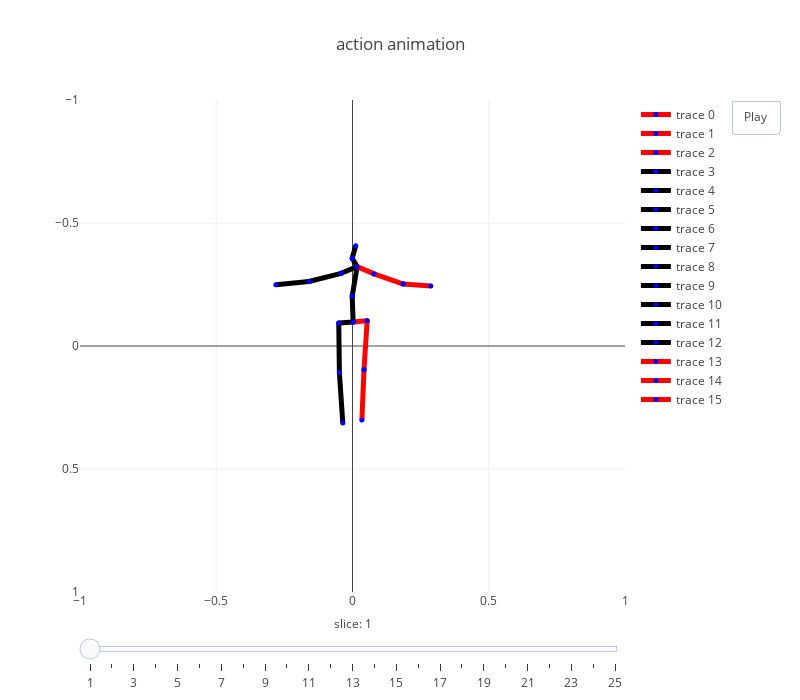

The cell this chart's notebook holds for it:
### Code cell
# projection 2d
pred_proj_2d = project_to_2d(predicted_3d_pos, cam_)
frames, layout = generate_frames_layout_2d(pred_proj_2d[0][::100], dataset.skeleton(), human36m_kpts_name, x_range=[-1, 1], y_range=[1, -1])
fig = dict(data=get_line_2d_segs(pred_proj_2d[0], 0, dataset.skeleton(), human36m_kpts_name), layout=layout, frames=frames)
plotly.offline.iplot(fig)

### Figure 1 — Plotly figure (JSON) as saved in the notebook; plotly's stock layout.template omitted (floating-point values rounded to 4 significant figures)
{"data": [{"line": {"color": "red", "width": 5}, "marker": {"color": "blue", "size": 5}, "text": ["RHip"], "type": "scatter", "uid": "14114c5f-2967-4277-b18f-4a120782e864", "x": [0.05387, 0.002325], "y": [-0.1031, -0.09786]}, {"line": {"color": "red", "width": 5}, "marker": {"color": "blue", "size": 5}, "text": ["RKnee"], "type": "scatter", "uid": "afda614a-e166-4dd0-bdde-0f2d4350f9c8", "x": [0.04225, 0.05387], "y": [0.09605, -0.1031]}, {"line": {"color": "red", "width": 5}, "marker": {"color": "blue", "size": 5}, "text": ["RAnkle"], "type": "scatter", "uid": "5f95a2cf-ba66-437e-8e3f-5c7bdb26be70", "x": [0.03449, 0.04225], "y": [0.3011, 0.09605]}, {"line": {"color": "black", "width": 5}, "marker": {"color": "blue", "size": 5}, "text": ["LHip"], "type": "scatter", "uid": "71a7e462-b90f-4cbc-b702-ef753316887c", "x": [-0.05039, 0.002325], "y": [-0.09311, -0.09786]}, {"line": {"color": "black", "width": 5}, "marker": {"color": "blue", "size": 5}, "text": ["LKnee"], "type": "scatter", "uid": "b2a601e8-c23f-4aed-8ceb-49c5019e00b2", "x": [-0.0481, -0.05039], "y": [0.1089, -0.09311]}, {"line": {"color": "black", "width": 5}, "marker": {"color": "blue", "size": 5}, "text": ["LAnkle"], "type": "scatter", "uid": "6c16bab1-6364-4490-bbb2-256d3ea35366", "x": [-0.03558, -0.0481], "y": [0.3132, 0.1089]}, {"line": {"color": "black", "width": 5}, "marker": {"color": "blue", "size": 5}, "text": ["Spine1"], "type": "scatter", "uid": "fe492c92-06d7-48ee-9127-9d3b0bcd366d", "x": [-0.001124, 0.002325], "y": [-0.2032, -0.09786]}, {"line": {"color": "black", "width": 5}, "marker": {"color": "blue", "size": 5}, "text": ["Neck"], "type": "scatter", "uid": "c8b44346-139c-4349-9bd2-dbc1df9c08d0", "x": [0.01711, -0.001124], "y": [-0.3226, -0.2032]}, {"line": {"color": "black", "width": 5}, "marker": {"color": "blue", "size": 5}, "text": ["Head"], "type": "scatter", "uid": "6f6c999b-4d06-46d6-a1cc-b5268cc7d36e", "x": [-0.001224, 0.01711], "y": [-0.3569, -0.3226]}, {"line": {"color": "black", "width": 5}, "marker": {"color": "blue", "size": 5}, "text": ["Site"], "type": "scatter", "uid": "ea513cd1-1206-4410-8dc6-1a705799a5da", "x": [0.01186, -0.001224], "y": [-0.4077, -0.3569]}, {"line": {"color": "black", "width": 5}, "marker": {"color": "blue", "size": 5}, "text": ["LShoulder"], "type": "scatter", "uid": "4d249bc1-21c1-4570-a87a-04302a3e354d", "x": [-0.0415, 0.01711], "y": [-0.2955, -0.3226]}, {"line": {"color": "black", "width": 5}, "marker": {"color": "blue", "size": 5}, "text": ["LElbow"], "type": "scatter", "uid": "9bb748f9-0294-42c5-88d3-faaf969d16c5", "x": [-0.1597, -0.0415], "y": [-0.2622, -0.2955]}, {"line": {"color": "black", "width": 5}, "marker": {"color": "blue", "size": 5}, "text": ["LWrist"], "type": "scatter", "uid": "37e24298-77fa-4b33-a268-438337745920", "x": [-0.2812, -0.1597], "y": [-0.2495, -0.2622]}, {"line": {"color": "red", "width": 5}, "marker": {"color": "blue", "size": 5}, "text": ["RShoulder"], "type": "scatter", "uid": "de6768ed-fd57-40aa-9513-5c41b7e6c47e", "x": [0.07943, 0.01711], "y": [-0.2931, -0.3226]}, {"line": {"color": "red", "width": 5}, "marker": {"color": "blue", "size": 5}, "text": ["RElbow"], "type": "scatter", "uid": "d6d46da3-7f42-4a8c-94be-d56c0c477d96", "x": [0.1864, 0.07943], "y": [-0.2516, -0.2931]}, {"line": {"color": "red", "width": 5}, "marker": {"color": "blue", "size": 5}, "text": ["RWrist"], "type": "scatter", "uid": "4e7e4caa-e20f-4b12-987c-b8b578ec4c53", "x": [0.2873, 0.1864], "y": [-0.2441, -0.2516]}, {"line": {"color": "#1f77b4", "width": 1}, "marker": {"color": "#1f77b4", "size": 1}, "type": "scatter", "uid": "5dd88060-26c1-4030-89f7-b0f401c9b3ca", "x": [], "y": []}], "layout": {"autosize": false, "height": 700, "sliders": [{"currentvalue": {"font": {"size": 12}, "prefix": "slice: ", "visible": true, "xanchor": "center"}, "len": 1, "steps": [{"args": [["frame1"], {"frame": {"duration": 70, "redraw": true}, "mode": "immediate", "transition": {"duration": 0}}], "label": "1", "method": "animate"}, {"args": [["frame2"], {"frame": {"duration": 70, "redraw": true}, "mode": "immediate", "transition": {"duration": 0}}], "label": "2", "method": "animate"}, {"args": [["frame3"], {"frame": {"duration": 70, "redraw": true}, "mode": "immediate", "transition": {"duration": 0}}], "label": "3", "method": "animate"}, {"args": [["frame4"], {"frame": {"duration": 70, "redraw": true}, "mode": "immediate", "transition": {"duration": 0}}], "label": "4", "method": "animate"}, {"args": [["frame5"], {"frame": {"duration": 70, "redraw": true}, "mode": "immediate", "transition": {"duration": 0}}], "label": "5", "method": "animate"}, {"args": [["frame6"], {"frame": {"duration": 70, "redraw": true}, "mode": "immediate", "transition": {"duration": 0}}], "label": "6", "method": "animate"}, {"args": [["frame7"], {"frame": {"duration": 70, "redraw": true}, "mode": "immediate", "transition": {"duration": 0}}], "label": "7", "method": "animate"}, {"args": [["frame8"], {"frame": {"duration": 70, "redraw": true}, "mode": "immediate", "transition": {"duration": 0}}], "label": "8", "method": "animate"}, {"args": [["frame9"], {"frame": {"duration": 70, "redraw": true}, "mode": "immediate", "transition": {"duration": 0}}], "label": "9", "method": "animate"}, {"args": [["frame10"], {"frame": {"duration": 70, "redraw": true}, "mode": "immediate", "transition": {"duration": 0}}], "label": "10", "method": "animate"}, {"args": [["frame11"], {"frame": {"duration": 70, "redraw": true}, "mode": "immediate", "transition": {"duration": 0}}], "label": "11", "method": "animate"}, {"args": [["frame12"], {"frame": {"duration": 70, "redraw": true}, "mode": "immediate", "transition": {"duration": 0}}], "label": "12", "method": "animate"}, {"args": [["frame13"], {"frame": {"duration": 70, "redraw": true}, "mode": "immediate", "transition": {"duration": 0}}], "label": "13", "method": "animate"}, {"args": [["frame14"], {"frame": {"duration": 70, "redraw": true}, "mode": "immediate", "transition": {"duration": 0}}], "label": "14", "method": "animate"}, {"args": [["frame15"], {"frame": {"duration": 70, "redraw": true}, "mode": "immediate", "transition": {"duration": 0}}], "label": "15", "method": "animate"}, {"args": [["frame16"], {"frame": {"duration": 70, "redraw": true}, "mode": "immediate", "transition": {"duration": 0}}], "label": "16", "method": "animate"}, {"args": [["frame17"], {"frame": {"duration": 70, "redraw": true}, "mode": "immediate", "transition": {"duration": 0}}], "label": "17", "method": "animate"}, {"args": [["frame18"], {"frame": {"duration": 70, "redraw": true}, "mode": "immediate", "transition": {"duration": 0}}], "label": "18", "method": "animate"}, {"args": [["frame19"], {"frame": {"duration": 70, "redraw": true}, "mode": "immediate", "transition": {"duration": 0}}], "label": "19", "method": "animate"}, {"args": [["frame20"], {"frame": {"duration": 70, "redraw": true}, "mode": "immediate", "transition": {"duration": 0}}], "label": "20", "method": "animate"}, {"args": [["frame21"], {"frame": {"duration": 70, "redraw": true}, "mode": "immediate", "transition": {"duration": 0}}], "label": "21", "method": "animate"}, {"args": [["frame22"], {"frame": {"duration": 70, "redraw": true}, "mode": "immediate", "transition": {"duration": 0}}], "label": "22", "method": "animate"}, {"args": [["frame23"], {"frame": {"duration": 70, "redraw": true}, "mode": "immediate", "transition": {"duration": 0}}], "label": "23", "method": "animate"}, {"args": [["frame24"], {"frame": {"duration": 70, "redraw": true}, "mode": "immediate", "transition": {"duration": 0}}], "label": "24", "method": "animate"}, {"args": [["frame25"], {"frame": {"duration": 70, "redraw": true}, "mode": "immediate", "transition": {"duration": 0}}], "label": "25", "method": "animate"}], "transition": {"duration": 0}, "x": 0, "y": 0}], "title": {"text": "action animation"}, "updatemenus": [{"buttons": [{"args": [null], "label": "Play", "method": "animate"}], "pad": {"r": 10, "t": 0}, "showactive": false, "type": "buttons", "x": 1.3, "xanchor": "right", "y": 1, "yanchor": "top"}], "width": 800, "xaxis": {"autorange": false, "range": [-1, 1]}, "yaxis": {"autorange": false, "range": [1, -1]}}}
